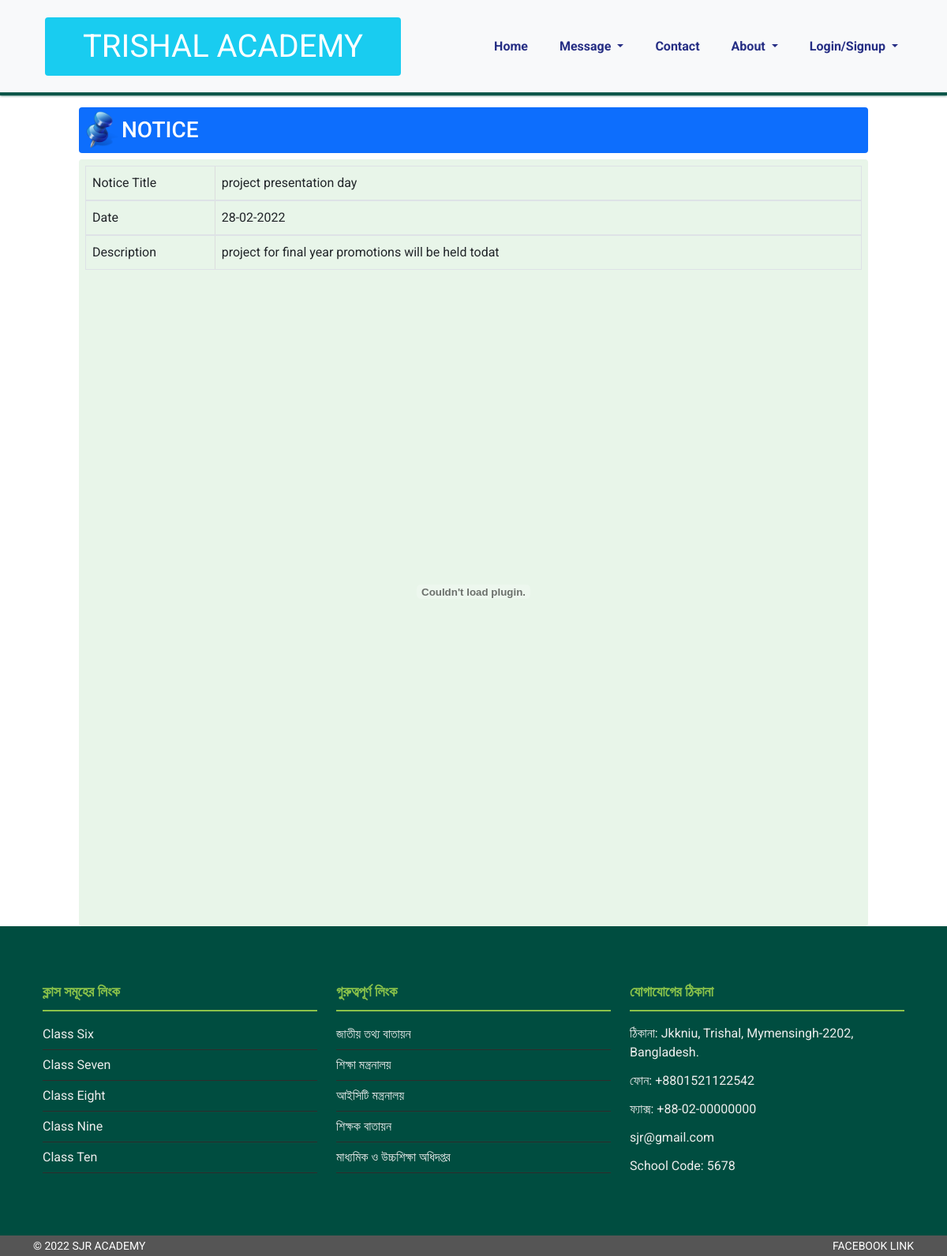
Page /notice/notice.php?id=16 on the committed database.
### tables this page shows
CREATE TABLE `notices` (
  `id` int(11) NOT NULL,
  `start_date` date NOT NULL,
  `end_date` date NOT NULL,
  `title` varchar(150) NOT NULL,
  `description` varchar(500) NOT NULL,
  `class` int(11) NOT NULL,
  `link` varchar(100) NOT NULL
);

### notice/notice.php (the view, shortened to what this page needs)
<?php
require '../dashboard/header.php';
$id=$_GET['id'];
$query="SELECT * FROM notices WHERE id='$id'";
$notices=mysqli_query($db_connect, $query);
$notice=mysqli_fetch_assoc($notices);
?>
<section>
    <div class="row" style="--bs-gutter-x: 0">
        <div class="col-lg-1"></div>
        <div class="col-lg-10">
            <div class=" bg-primary d-flex align-items-center p-1 mt-3 mb-2 rounded">
                <img style="width: 50px;" src="../assets/pin.png">
                <h3 class="text-white">NOTICE</h3>
            </div>
            <div class="p-2 rounded" style="background-color: #E8F5E9; box-sizing:border-box;">
                <div class="row border" style="--bs-gutter-x: 0">
                    <div style="border-right: 1px solid #ddd;" class="col-md-2  p-2">Notice Title</div>
                    <div class="col-md-10 border-left p-2"><?=$notice['title']?></div>
                </div>
                <div class="row border" style="--bs-gutter-x: 0">
                    <div style="border-right: 1px solid #ddd;" class="col-md-2  p-2">Date</div>
                    <div class="col-md-10 border-left p-2"><?=date_format(date_create($notice['start_date']), "d-m-Y")?></div>
                </div>
                <div class="row border" style="--bs-gutter-x: 0">
                    <div style="border-right: 1px solid #ddd;" class="col-md-2  p-2">Description</div>
                    <div class="col-md-10 border-left p-2"><?=$notice['description']?></div>
                </div>
                <div class="p-2">
                    <embed src="/sjr-academy/admin/uploads/notice/<?=$notice['link']?>" style="width: 100%; height:800px;">
                </div>
            </div>
        </div>
        <div class="col-lg-1"></div>
    </div>
</section>
<?php
require '../dashboard/footer.php';
?>

### css/style.css (style rules this page uses)
* { padding: 0; margin: 0; outline: 0; box-sizing: border-box; }
body { background: #fff; font-family: 'Roboto', sans-serif; font-weight: 400; line-height: 26px; }
h1, h2, h3, h4, h5, h6, p { line-height: .8; }
.h1, .h2, .h3, .h4, .h5, .h6, h1, h2, h3, h4, h5, h6 { margin-bottom: 0rem; }

### css/about.css (style rules this page uses)
* { padding: 0; margin: 0; outline: 0; }
.h1, .h2, .h3, .h4, .h5, .h6, h1, h2, h3, h4, h5, h6 { margin-top: 0; margin-bottom: 0rem; }

### css/contact.css (style rules this page uses)
* { padding: 0; margin: 0; outline: 0; }
.h1, .h2, .h3, .h4, .h5, .h6, h1, h2, h3, h4, h5, h6 { margin-top: 0; margin-bottom: 0rem; }

### rows in the picture
notices: title "project presentation day", start_date "28-02-2022", description "project for final year promotions will be held todat"
